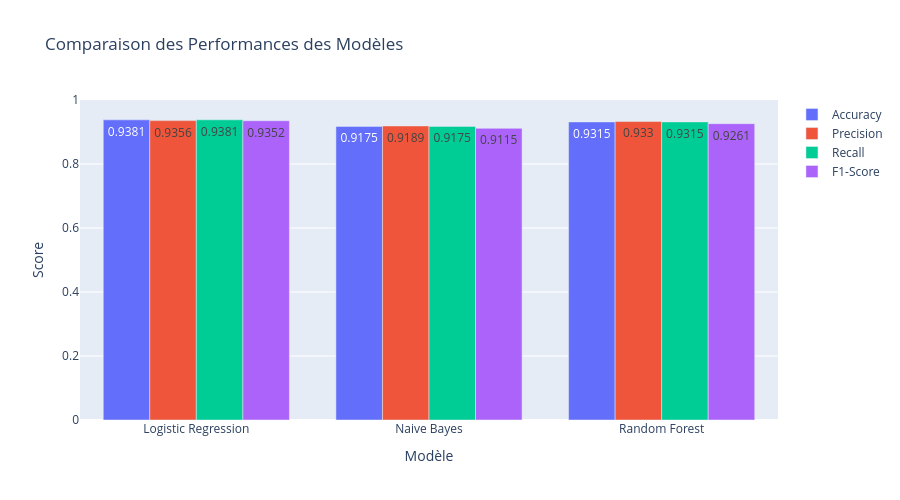

Write notebook code for a chart like this one.
### Markdown cell above
## 8️⃣ Évaluation des modèles

Comparaison des performances des 3 modèles avec différentes métriques.

### Code cell
# Créer un DataFrame avec les résultats
results_df = pd.DataFrame({
    'Modèle': list(results.keys()),
    'Accuracy': [results[m]['accuracy'] for m in results.keys()],
    'Precision': [results[m]['precision'] for m in results.keys()],
    'Recall': [results[m]['recall'] for m in results.keys()],
    'F1-Score': [results[m]['f1'] for m in results.keys()],
    'Temps (s)': [results[m]['training_time'] for m in results.keys()]
})

print("=" * 80)
print("COMPARAISON DES MODÈLES")
print("=" * 80)
print(results_df.to_string(index=False))
print("=" * 80)

# Visualiser la comparaison
fig = go.Figure()

metrics = ['Accuracy', 'Precision', 'Recall', 'F1-Score']
for metric in metrics:
    fig.add_trace(go.Bar(
        name=metric,
        x=results_df['Modèle'],
        y=results_df[metric],
        text=results_df[metric].round(4),
        textposition='auto'
    ))

fig.update_layout(
    title='Comparaison des Performances des Modèles',
    xaxis_title='Modèle',
    yaxis_title='Score',
    barmode='group',
    yaxis_range=[0, 1],
    height=500
)

fig.show()

# Identifier le meilleur modèle
best_model_name = results_df.loc[results_df['F1-Score'].idxmax(), 'Modèle']
best_f1 = results_df['F1-Score'].max()
print(f"\nMeilleur modèle: {best_model_name} (F1-Score: {best_f1:.4f})")

### Figure 1 — Plotly figure (JSON) as saved in the notebook; plotly's stock layout.template omitted (floating-point values rounded to 4 significant figures)
{"data": [{"name": "Accuracy", "text": [0.9381, 0.9175, 0.9315], "textposition": "auto", "type": "bar", "x": ["Logistic Regression", "Naive Bayes", "Random Forest"], "y": [0.9381, 0.9175, 0.9315]}, {"name": "Precision", "text": [0.9356, 0.9189, 0.933], "textposition": "auto", "type": "bar", "x": ["Logistic Regression", "Naive Bayes", "Random Forest"], "y": [0.9356, 0.9189, 0.933]}, {"name": "Recall", "text": [0.9381, 0.9175, 0.9315], "textposition": "auto", "type": "bar", "x": ["Logistic Regression", "Naive Bayes", "Random Forest"], "y": [0.9381, 0.9175, 0.9315]}, {"name": "F1-Score", "text": [0.9352, 0.9115, 0.9261], "textposition": "auto", "type": "bar", "x": ["Logistic Regression", "Naive Bayes", "Random Forest"], "y": [0.9352, 0.9115, 0.9261]}], "layout": {"barmode": "group", "height": 500, "title": {"text": "Comparaison des Performances des Modèles"}, "xaxis": {"title": {"text": "Modèle"}}, "yaxis": {"range": [0, 1], "title": {"text": "Score"}}}}
